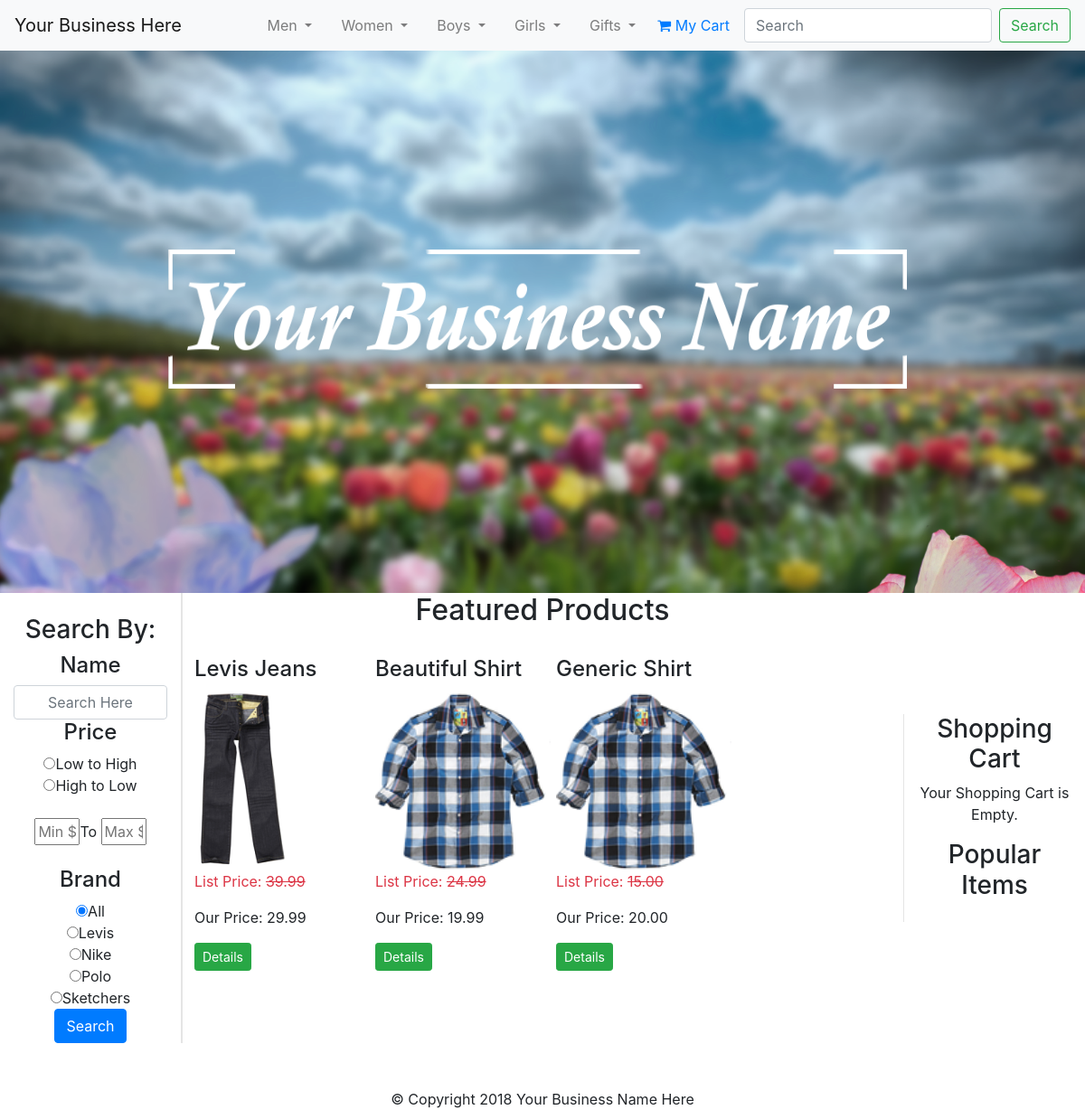
Before: / with the older database file.
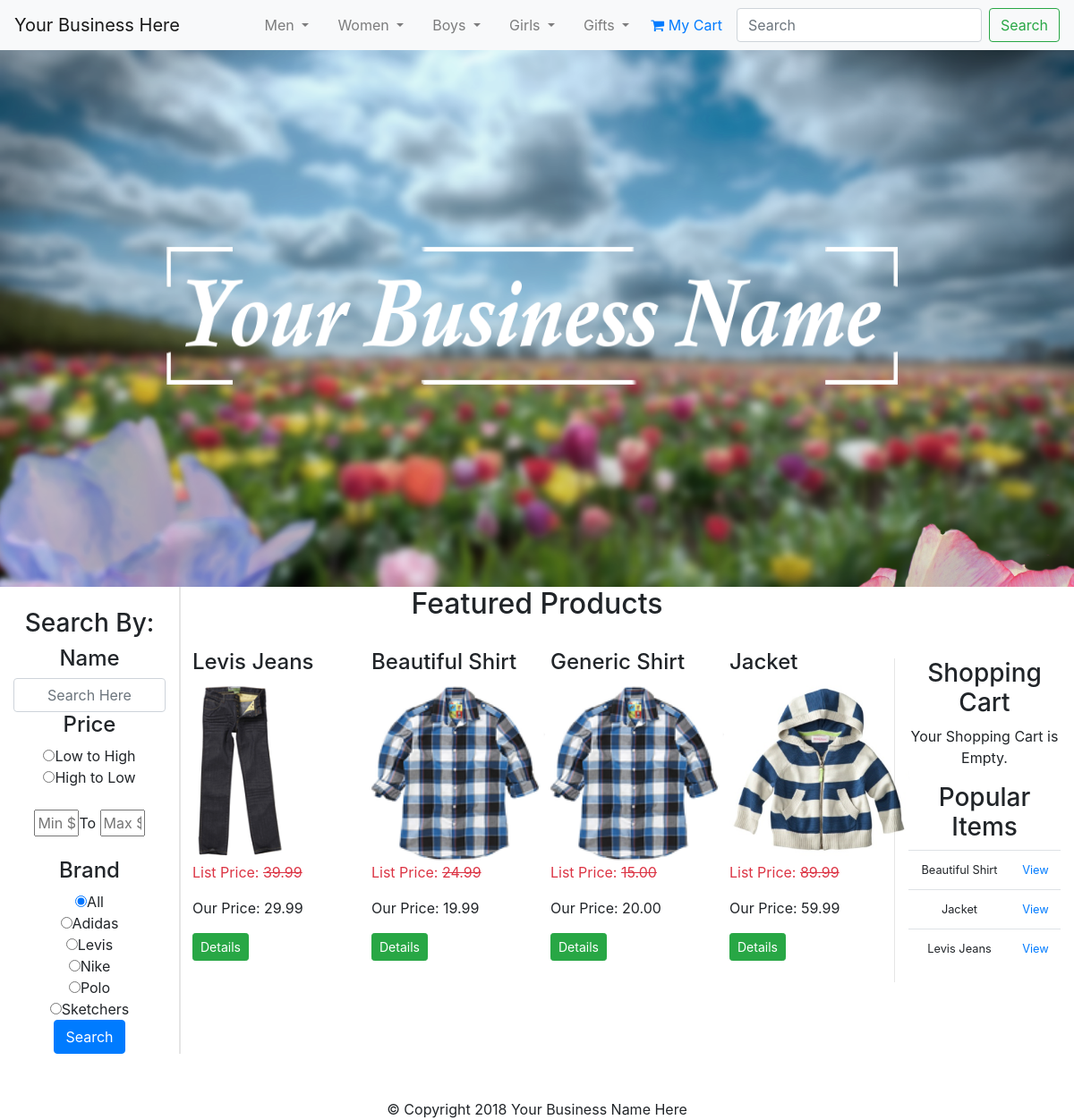
After: the same page with the newer database file.
### tables this page shows
CREATE TABLE IF NOT EXISTS `categories` (
  `id` int(11) NOT NULL AUTO_INCREMENT,
  `category` varchar(255) NOT NULL,
  `parent` int(11) NOT NULL DEFAULT '0',
  PRIMARY KEY (`id`)
);

CREATE TABLE IF NOT EXISTS `brand` (
  `id` int(11) NOT NULL AUTO_INCREMENT,
  `brand` varchar(255) NOT NULL,
  PRIMARY KEY (`id`)
);

CREATE TABLE IF NOT EXISTS `products` (
  `id` int(11) NOT NULL AUTO_INCREMENT,
  `title` varchar(255) NOT NULL,
  `price` decimal(10,2) NOT NULL,
  `list_price` decimal(10,2) NOT NULL,
  `brand` int(11) NOT NULL,
  `categories` varchar(255) NOT NULL,
  `image` text NOT NULL,
  `description` text NOT NULL,
  `featured` tinyint(4) NOT NULL DEFAULT '0',
  `sizes` text NOT NULL,
  `deleted` tinyint(4) NOT NULL DEFAULT '0',
  `sounds_like` varchar(255) NOT NULL,
  PRIMARY KEY (`id`)
);

### index.php (the view)
<?php
	require_once 'core/init.php';
	include 'includes/head.php';
	include 'includes/navigation.php';
	include 'includes/headerfull.php';
	$sql = "SELECT * FROM products WHERE featured = 1";
	$featured = $db->query($sql);
?>
<div class="row">
<?php include 'includes/leftbar.php'; ?>
	<div class="col-md-8">
		<h2 class="text-center">Featured Products</h2><br />
		<div class="row">
			<?php while($product = mysqli_fetch_assoc($featured)) : ?>
			<div class="col-lg-3 col-md-4 col-sm-6">
				<h4><?php echo $product['title']; ?></h4>
				<?php $photos = explode(',', $product['image']); ?>
				<img class="img-thumb" src="<?= $photos[0] ?>" alt="<?= $product['title']; ?>">
				<p class="list-price text-danger">List Price: <s><?=$product['list_price']; ?></s></p>
				<p class="price">Our Price: <?php echo $product['price']; ?></p>
				<button type="button" class="btn btn-sm btn-success" onclick="detailsmodal(<?php echo $product['id']; ?>)">Details</button>
			</div>
			<?php endwhile; ?>
		</div>
	</div>
<?php
	include 'includes/rightbar.php';
	?>
</div>
	<?php include 'includes/footer.php';
?>

### includes/head.php (shortened to what this page needs)
<!DOCTYPE html>
<html lang="en">
<head>
	<link rel="stylesheet" href="css/bootstrap.min.css">
	<link  href="https://cdnjs.cloudflare.com/ajax/libs/fotorama/4.6.4/fotorama.css" rel="stylesheet">
	<link rel="stylesheet" href="css/font-awesome/css/font-awesome.min.css">
	<link rel="stylesheet" href="css/main.css">
</head>
<body>

### includes/navigation.php (shortened to what this page needs)
<?php
	$sql = "SELECT * FROM categories WHERE parent = 0";
	$pquery = $db->query($sql);
?>
<nav class="navbar navbar-expand-lg navbar-light bg-light">
		<a class="navbar-brand" href="index.php">Your Business Here</a>
  <div class="collapse navbar-collapse" id="navbarSupportedContent">
    <ul class="navbar-nav ml-auto">
			<?php while($parent = mysqli_fetch_assoc($pquery)) : ?>
			<li class="nav-item dropdown">
				<a href="#" class="nav-link dropdown-toggle" id="navbarDropdown" role="button" data-toggle="dropdown" aria-haspopup="true" aria-expanded="false"><?php echo $parent['category']; ?> <span class="caret"></span></a>
			</li>
			<?php endwhile; ?>
			<li style="margin-top:.5em; padding-right: 1em;"><a href="cart.php"><i class="fa fa-shopping-cart" aria-hidden="true"></i> My Cart </a></li>
		</ul>
    <form action="search.php" method="post" class="form-inline my-2 my-lg-0">
      <input name="search_name" class="form-control mr-sm-2" type="search" placeholder="Search" aria-label="Search">
      <button class="btn btn-outline-success my-2 my-sm-0" type="submit">Search</button>
    </form>
  </div>
</nav>

### includes/headerfull.php
<header id="headerWrapper">
	<div id="back-flower"></div>
	<div id="logotext"></div>
	<div id="fore-flower"></div>
</header>
<div class="container-fluid">

### includes/leftbar.php
<div class="col-md-2" id="left_sidebar">
	<?php include 'widgets/filters.php'; ?>
</div>

### includes/widgets/filters.php (shortened to what this page needs)
<?php
	require_once 'core/init.php';
  $price_sort = ((isset($_REQUEST['price_sort']))?sanitize($_REQUEST['price_sort']): '');
  $min_price = ((isset($_REQUEST['min_price']))?sanitize($_REQUEST['min_price']): '');
  $max_price = ((isset($_REQUEST['max_price']))?sanitize($_REQUEST['max_price']): '');
  $brand = ((isset($_REQUEST['brand']))?sanitize($_REQUEST['brand']): '');
  $brand_query = $db->query("SELECT * FROM brand ORDER BY brand");
  ?>
  <br />
  <h3 class="text-center">Search By:</h3>
  <h4 class="text-center">Name</h4>
  <form action="search.php" method="post">
    <input class="form-control text-center" type="text" name="search_name" placeholder="Search Here">
    <h4 class="text-center">Price</h4>
    <input type="radio" name="price_sort" value="low"
    <?=(($price_sort == 'low')?' checked':'');?>>Low to High<br />
    <input type="radio" name="price_sort" value="high"
    <?=(($price_sort == 'high')?' checked':'');?>>High to Low<br />
    <br />
    <input type="text" name="min_price" class="price-range" placeholder="Min $" value="<?=$min_price;?>">To
    <input type="text" name="max_price" class="price-range" placeholder="Max $" value="<?=$max_price;?>"><br /><br />
    <h4 class="text-center">Brand</h4>
    <input type="radio" name="brand" value=""<?=(($brand == '')?' checked':'');?>>All<br />
    <?php while($brand_name = mysqli_fetch_assoc($brand_query)): ?>
      <input type="radio" name="brand" value="<?=$brand_name['id']?>"<?=(($brand == $brand_name['id'])?' checked':'')?>><?=$brand_name['brand'];?><br />
    <?php endwhile; ?>
    <input type="submit" value="Search" class="btn btn-xs btn-primary">
  </form>

### includes/rightbar.php
<div class="col-md-2" id="right_sidebar">
  <?php
    include 'widgets/cart.php';
    include 'widgets/recent.php';
    ?>
</div>

### includes/widgets/cart.php (shortened to what this page needs)
<?php
	require_once 'core/init.php';
  ?>
<h3 class="text-center">Shopping Cart</h3>
<div>
  <?php if(empty($cart_id)): ?>
<p class="text-center">Your Shopping Cart is Empty.</p>
<?php endif; ?>
</div>

### includes/widgets/recent.php
<h3 class="text-center">Popular Items</h3>
<?php
  $trans_query = $db->query("SELECT * FROM cart WHERE paid = 1 ORDER BY id DESC LIMIT 5");
  $results = array();
  while($row = mysqli_fetch_assoc($trans_query)){
    $results[] = $row;
  }
  $row_count = $trans_query->num_rows;
  $used_ids = array();
  for($i=0;$i<$row_count;$i++){
    $json_items = $results[$i]['items'];
    $items = json_decode($json_items, true);
    foreach ($items as $item) {
      if(!in_array($item['id'], $used_ids)){
      $used_ids[] = $item['id'];
    }
    }
}
?>
<div id="recent_widget">
  <table class="table table-condensed">
    <?php foreach ($used_ids as $id):
      $product_query = $db->query("SELECT id, title FROM products WHERE id = '{$id}'");
      $product = mysqli_fetch_assoc($product_query);
      ?>
      <tr>
        <td><?=substr($product['title'],0,15);?></td>
        <td><a class="text-primary" onclick="detailsmodal('<?=$product['id'];?>')">View</a></td>
      </tr>
    <?php endforeach; ?>
  </table>
</div>

### includes/footer.php (shortened to what this page needs)
	</div>
	<footer class="text-center" id="footer">
		&copy; Copyright 2018 Your Business Name Here
	</footer>
</body>
</html>

### css/main.css (style rules this page uses)
#headerWrapper { position: relative; margin: 0; padding: 0; overflow: hidden; height: 600px; background-image: url(../images/headerlogo/background.png); background-repeat: no-repeat; background-size: 100% 700px; background-position: top center; background-attachment: fixed; }
#logotext { position: absolute; width: 100%; height: 180px; background-image: url(../images/headerlogo/text.png); background-repeat: no-repeat; background-position: center; background-size: 70% 180px; top: 50%; margin-top: -90px; }
#fore-flower { position: absolute; width: 100%; height: 400px; background-image: url(../images/headerlogo/fore-flower.png); background-size: auto 400px; background-repeat: no-repeat; background-position: right bottom; top: 525px; right: -50px; }
#back-flower { position: absolute; width: 100%; height: 350px; background-image: url(../images/headerlogo/back-flower.png); background-position: left bottom; background-repeat: no-repeat; background-size: auto 350px; top: 400px; left: -25px; }
.navbar ul li { padding-right: 1.0em; }
.img-thumb { width: auto; height: 200px; }
#footer { margin-top: 50px; }
#recent_widget td { text-align: center; font-size: .8em; }
.price-range { max-width: 50px; }
#left_sidebar { align-self: center; text-align: center; box-shadow: 2px 0px 0px rgba(0,0,0,0.1); }
#right_sidebar { align-self: center; text-align: center; box-shadow: -1px 0px 0px rgba(0,0,0,0.1); }

Changed rows visible on the page:
added brand: brand "Adidas"
now on one of the page's lists (row edited): products: title "Levis Jeans"
now on one of the page's lists (row edited): products: title "Beautiful Shirt"
added products: title "Jacket", image (picture), list_price "89.99", price "59.99"
